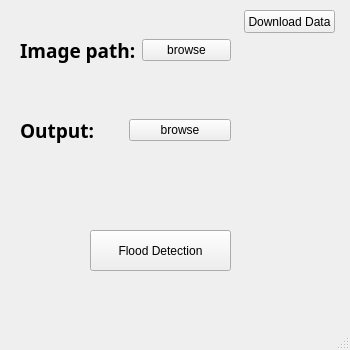
<?xml version="1.0" encoding="UTF-8"?>
<ui version="4.0">
 <class>MainWindow</class>
 <widget class="QMainWindow" name="MainWindow">
  <property name="geometry">
   <rect>
    <x>0</x>
    <y>0</y>
    <width>350</width>
    <height>350</height>
   </rect>
  </property>
  <property name="maximumSize">
   <size>
    <width>350</width>
    <height>350</height>
   </size>
  </property>
  <property name="windowTitle">
   <string>Flood Detection</string>
  </property>
  <property name="windowIcon">
   <iconset resource="Icons and images/for icon.qrc">
    <normaloff>:/newPrefix/ESA_logo_simple.png</normaloff>:/newPrefix/ESA_logo_simple.png</iconset>
  </property>
  <property name="autoFillBackground">
   <bool>true</bool>
  </property>
  <widget class="QWidget" name="centralwidget">
   <widget class="QPushButton" name="pushbutton">
    <property name="geometry">
     <rect>
      <x>90</x>
      <y>230</y>
      <width>141</width>
      <height>41</height>
     </rect>
    </property>
    <property name="text">
     <string>Flood Detection</string>
    </property>
   </widget>
   <widget class="QWidget" name="horizontalLayoutWidget">
    <property name="geometry">
     <rect>
      <x>20</x>
      <y>90</y>
      <width>211</width>
      <height>80</height>
     </rect>
    </property>
    <layout class="QHBoxLayout" name="horizontalLayout">
     <item>
      <widget class="QLabel" name="label_2">
       <property name="font">
        <font>
         <family>Perpetua</family>
         <pointsize>14</pointsize>
         <weight>75</weight>
         <italic>false</italic>
         <bold>true</bold>
        </font>
       </property>
       <property name="text">
        <string>Output:</string>
       </property>
      </widget>
     </item>
     <item>
      <widget class="QPushButton" name="outputbox">
       <property name="text">
        <string>browse</string>
       </property>
      </widget>
     </item>
    </layout>
   </widget>
   <widget class="QWidget" name="horizontalLayoutWidget_2">
    <property name="geometry">
     <rect>
      <x>20</x>
      <y>10</y>
      <width>211</width>
      <height>80</height>
     </rect>
    </property>
    <layout class="QHBoxLayout" name="horizontalLayout_3">
     <item>
      <widget class="QLabel" name="label">
       <property name="font">
        <font>
         <family>Perpetua</family>
         <pointsize>14</pointsize>
         <weight>75</weight>
         <italic>false</italic>
         <bold>true</bold>
        </font>
       </property>
       <property name="text">
        <string>Image path:</string>
       </property>
      </widget>
     </item>
     <item>
      <widget class="QPushButton" name="filepathbox">
       <property name="text">
        <string>browse</string>
       </property>
      </widget>
     </item>
    </layout>
   </widget>
   <widget class="QPushButton" name="download">
    <property name="geometry">
     <rect>
      <x>244</x>
      <y>10</y>
      <width>91</width>
      <height>23</height>
     </rect>
    </property>
    <property name="text">
     <string>Download Data</string>
    </property>
   </widget>
  </widget>
  <widget class="QMenuBar" name="menubar">
   <property name="geometry">
    <rect>
     <x>0</x>
     <y>0</y>
     <width>350</width>
     <height>21</height>
    </rect>
   </property>
  </widget>
  <widget class="QStatusBar" name="statusbar"/>
 </widget>
 <resources>
  <include location="Icons and images/for icon.qrc"/>
 </resources>
 <connections/>
</ui>
